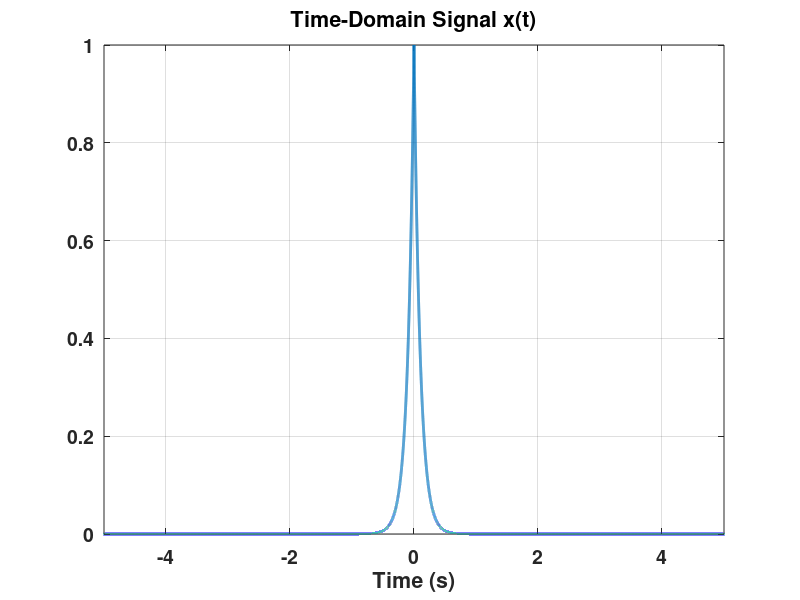
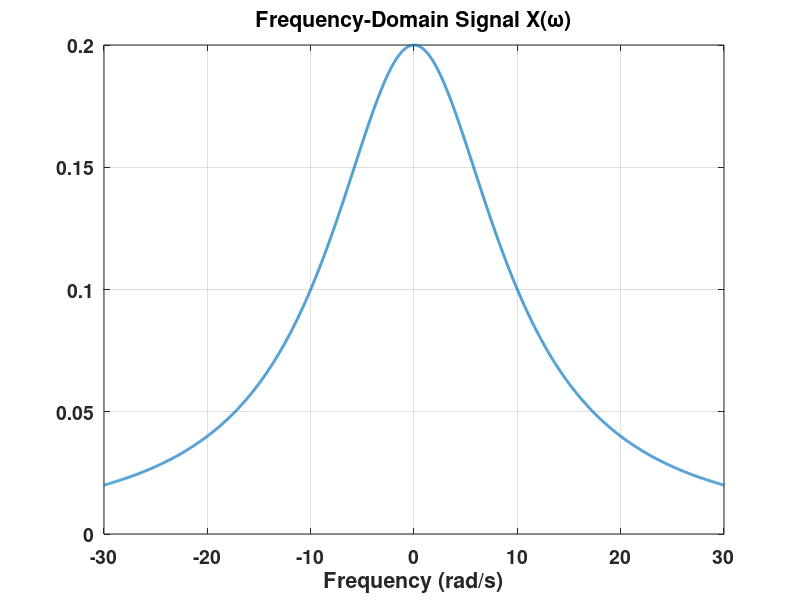

The MATLAB source for these figures, in order:
close all;
clear all;
clc;

%set sampling period/rate
Ts = 0.0001;
fs = 1/Ts;

%construct time/frequency vectors
t = -500:Ts:500;
f = linspace(-fs/2,fs/2,numel(t));
omega = 2*pi*f;

%set time-domain decay factor
a = 10;

%constuct the time-domain signal x(t)
x = exp(-a*abs(t));

%construct the frequency-domain signal X(omega)
X = 2*a./(a^2 + (omega).^2);

%plot the signal in time domain
figure;
plot(t,x,'linewidth',2);
xlim([-5 5]);
ylim([0 1]);
set(gca,'fontsize',14,'fontweight','bold');
set(gcf,'position',[390   541   560   420]);
grid on;
xlabel('Time (s)');
title('Time-Domain Signal x(t)');

%plot the signal in frequency domain
figure;
plot(omega,X,'linewidth',2);
xlim([-30 30]);
set(gca,'fontsize',14,'fontweight','bold');
set(gcf,'position',[968   541   560   420]);
grid on;
xlabel('Frequency (rad/s)');
title('Frequency-Domain Signal X(\omega)');

%compute time extent
num = trapz(t,(t.^2.*abs(x).^2));
den = trapz(t,abs(x).^2);
Td = num/den

%compute the frequency extent
num = trapz(omega,(omega.^2.*abs(X).^2));
den = trapz(omega,abs(X).^2);
Bw = num/den

%compute time-bandwidth product
timeBandwidthProduct = Td*Bw
